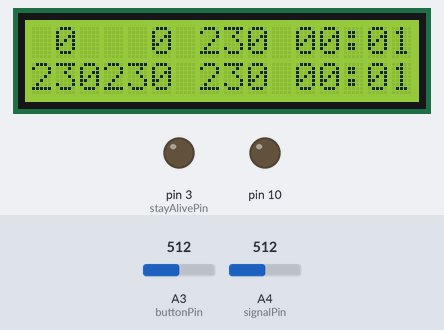
Bench run of a sketch on a simulated Arduino Uno, built with avr-gcc and run on an emulated ATmega328P. On the bench: 16×2 character LCD, output pins drawn as LEDs (lit = HIGH). The inputs (shaded band) are chosen by the test bench; at power-on: A3 (buttonPin) = 512, A4 (signalPin) = 512. Storage starts empty; EEPROM starts erased; what the sketch prints to the serial monitor is not drawn.

Above: at 1.7 s.
1.8 s: A3 (buttonPin) set to 910
At 2.17 s:
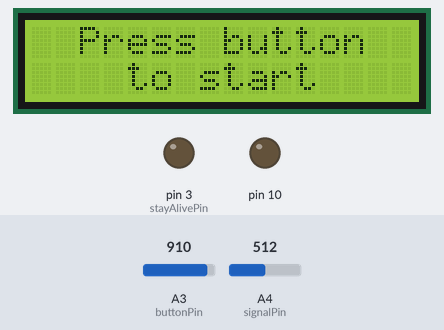
4.8 s: A4 (signalPin) set to 11
At 4.98 s:
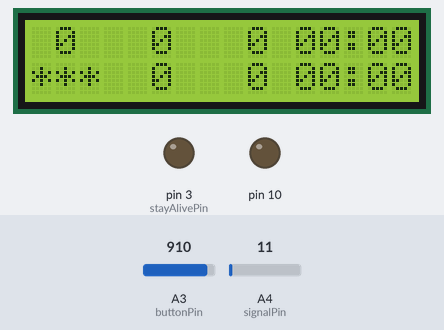
7.8 s: A3 (buttonPin) set to 640
At 9.2 s:
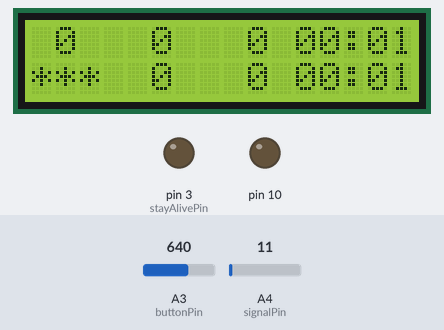
10.8 s: A4 (signalPin) set to 20
12.4 s: A4 (signalPin) set to 25
At 13.9 s:
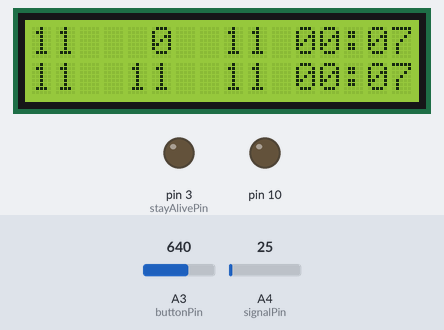
14.1 s: A3 (buttonPin) set to 664
At 14.7 s:
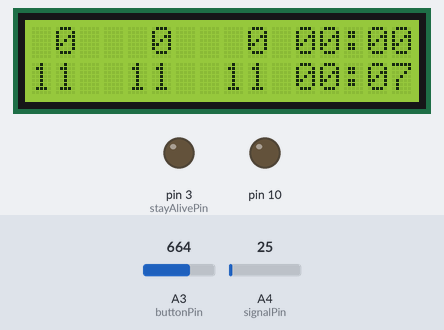
Timing chart, 0 to 61.5 s (numbered marks = the images above; inputs shaded):
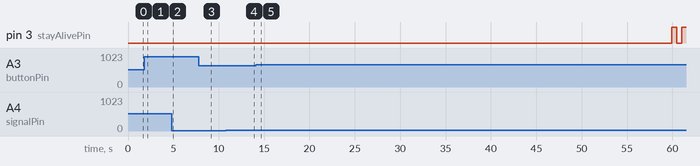

Measured:
- the behaviour switches between 22 and 23 on A4 (signalPin) (found by bisection; images 3 and 4)
- after the input at 4.8 s, the display: changes after 0.10 s (image 2)
- after the input at 12.4 s, the display: first changes after 0.06 s (image 4 shows a later state)
- what the display in image 3 shows lasts 0.8 s, from 8.6 s to 9.4 s

The sketch:

Sound_Meter2.5.ino
```cpp
#include <LiquidCrystal.h>
#include <EEPROM.h>
#include <SD.h>

boolean debug=false;


LiquidCrystal lcd(9, 8, 7, 6, 5, 4);
const byte chipSelect = 10;       //for SD card

const byte buttonPin = 3;         // Analog pin - the number of the pushbutton pin
const byte signalPin = 4;        // Analog pin - the number of the db signal input
//const byte dbPowerPin = 2;       // Analog pin - the number of the pin that sends 5v to db Meter   NOTE: value not used, but pin 7 is used
const byte stayAlivePin = 3;     // Digital pin - the number of the pin to signal fast/slow switch on db meter
int buttonState = 0;             // variable for reading the pushbutton status
int stayAliveCounter = 0;

boolean signalDropped = false;
boolean programStarted = false;    //set to true will start program by default
boolean songStarted = false;
boolean badSD = true;           //Error flag = SD1
boolean cannotOpenFile = false; //Error flag = SD2

byte displayValues[6];         //Song-min, Song-Avg, Song-max, Service-min, Service-Avg, Service-max
int timerValuesSong[3];        //Minutes, seconds, millisecond counter
int timerValuesService[3];     //Minutes, seconds, millisecond counter

const byte index1secLen = 10;
const byte index5secLen = 5;
//const byte indexSongLen = 120;  //10 minutes (1 sample every 5 seconds, 12 samples per minute)

int array5sec[index5secLen];
//int arraySong[indexSongLen];
int summaryDetailsForSong[2];    //count, total
int summaryDetailsForService[2]; //count, total
byte summaryMin[21];
byte summaryMax[21];
byte summaryAvg[21];
byte summaryMinute[21];
byte summarySecond[21];


byte index1sec;
byte index5sec;
byte indexSong;

float total1sec;
float total5sec;
float totalSong;

byte counter5sec;
byte counterSong;

int average;
float voltage = 0;
byte myFileType = 0;
byte mySongCount;
int myServiceCount = 0;

String songFile;
String serviceFile;
File myFile;


String myPrintString[3];

byte myDelay = 73;    //This value should get the clock as close to 100ms as possible, lower values speed up the clock


int freeRam() {
  extern int __heap_start,*__brkval;
  int v;
  return (int)&v - (__brkval == 0 ? (int)&__heap_start : (int) __brkval);
}

void setup()
{
  lcd.begin(16, 2);

  pinMode(10, OUTPUT);
  pinMode(stayAlivePin, OUTPUT);

  //Make Analog Pin A2 output high to send 5v to db meter
  //analogWrite(A2, 255);

  Serial.begin(9600);

  Serial.print(F("Starting SD..."));
  lcd.print(F("Starting SD..."));
  lcd.setCursor(0,1);

  while(badSD) {
    buttonState = analogRead(buttonPin);

    if (buttonState > 650) {
      //exit SD check
      Serial.println(F("SD Check Cancelled"));

      lcd.clear();
      lcd.print(F("SD Check"));
      lcd.setCursor(0,1);
      lcd.print(F("Cancelled"));

      delay(1000);

      badSD=true;
      return;
    }

    if (SD.begin(chipSelect)) {
      Serial.println(F("SD ok"));
      badSD=false;
    }
    else if (debug) {
      Serial.println(F("Running in debug.  Aborting SD check."));
      badSD=false;
    }
    else {
      lcd.setCursor(0,1);
      Serial.println(F("SD check failed"));
      lcd.print(F("SD check failed"));
      delay(250);
      lcd.setCursor(0,1);
      lcd.print(F("                "));
      badSD=true;
    }

  }

  resetValues();              //Show values on screen (all set to 0)

  lcd.clear();

  buttonPress(1);  //start by default


  //for (int i=0;i<20;i++) {
  // summaryMin[i]=10;
  // summaryMax[i]=100;
  // summaryAvg[i]=100;
  // summaryTime[i]=1000;
  //}

}

void loop(void)
{


  printAll();
  if (debug) {
    lcd.setCursor(2,0);
    lcd.print(F("D"));
  }


  delay(myDelay);


  switch(stayAliveCounter) {
  case 0:
    digitalWrite(stayAlivePin, LOW);   //Set stay alive pin is set to low

    break;
  case 250:
    digitalWrite(stayAlivePin, HIGH);   //Set stay alive pin is set to high to keep it alive
    break;

  case 252:
    digitalWrite(stayAlivePin, LOW);   //Set stay alive pin is set to low
    break;

  case 254:
    digitalWrite(stayAlivePin, HIGH);   //Set stay alive pin is set to high to keep it alive
    break;

  case 256:
    stayAliveCounter=-1;      //reset counter
    break;
  }
  stayAliveCounter++;


  if (!debug) {
    buttonState = analogRead(buttonPin);
  }
  else if (debug && timerValuesSong[1]==15) {
    buttonState=700;
  }
  else if (debug) {
    buttonState = 0;
  }

  if (buttonState > 900) {
    //right button
    buttonPress(1);
  }
  else if (buttonState > 650) {
    //left button
    buttonPress(2);
  }

  if (programStarted==false) {
    return;
  }


  //update timers for service
  timerValuesService[2] += myDelay;
  if (timerValuesService[2] >= (myDelay*index1secLen)) {
    timerValuesService[2] = 0;
    timerValuesService[1]++;
  }
  if (timerValuesService[1] > 59) {
    timerValuesService[1] = 0;
    timerValuesService[0]++;
  }

  //Check if song has started
  if (songStarted == true) {
    //update timers for song and proceed
    timerValuesSong[2] += myDelay;
    if (timerValuesSong[2] >= (myDelay*index1secLen)) {
      timerValuesSong[2] = 0;
      timerValuesSong[1]++;
    }
    if (timerValuesSong[1] > 59) {
      timerValuesSong[1] = 0;
      timerValuesSong[0]++;
    }
  }
  else {
    if(debug) {
      buttonPress(2);
    }   //Auto-start the next song
  }


  if (debug) {
    voltage+=0.06;
  }
  else {
    voltage = analogRead(signalPin);
    //printValue(4, (String)voltage);          //uncomment for calibration
    //voltage *= 0.4285608183;                 //USB from PC
    //voltage /= 2.848;                        //7v-12v using VIN
    voltage /= 2.223;                          //USB from wall-wart  5.1v 0.7A
    //printValue(4, (String)((int)(voltage + 0.5)));          //uncomment for calibration
  }


  //Check if signal dropped
  if (voltage < 10 && !debug) {
    signalDropped = true;
    return;                    //don't do anything after this if the signal is dropped
  }
  else {
    signalDropped = false;
  }


  //Store value to array1sec
  total1sec += voltage;
  index1sec++;

  if (index1sec >= index1secLen) {
    //second has been populated, get average
    average = total1sec / index1secLen;

    //reset 1sec
    index1sec = 0;
    total1sec = 0;

    displayValues[3] = average;                     //add 1sec value to displayValues array

    //write 1sec to array5sec
    total5sec -= array5sec[index5sec];              //remove this index value from total (this is needed for overwriting current value in array)
    array5sec[index5sec] = average;

    total5sec += array5sec[index5sec];

    if (songStarted == true) {
      //Print 1 second value to song file
      myPrintString[0] = (String)numToTwo(timerValuesService[0]) + ":" + (String)numToTwo(timerValuesService[1]);
      myPrintString[1] = (String)numToTwo(timerValuesSong[0]) + ":" + (String)numToTwo(timerValuesSong[1]);
      myPrintString[2] = (String)array5sec[index5sec];

      printToFile(songFile, myPrintString[0] + "," + myPrintString[1] + ","+myPrintString[2]);


      //Check if myMax or myMin need to be updated for Song, based off array1sec value
      if (displayValues[3] > displayValues[2]) {
        displayValues[2] = displayValues[3];
      }
      if (displayValues[3] < displayValues[0]) {
        displayValues[0] = displayValues[3];
      }
      //Update min and max
      summaryMin[mySongCount]=displayValues[0];
      summaryMax[mySongCount]=displayValues[2];

      //Check if myMax or myMin need to be updated for Service, based off array1sec value
      if (displayValues[3]>summaryMax[0]) {
        summaryMax[0] = displayValues[3];
      }
      if (displayValues[3] < summaryMin[0]) {
        summaryMin[0] = displayValues[3];
      }


      //add to song summary array
      summaryDetailsForSong[0]++;                     //update counter
      summaryDetailsForSong[1] += displayValues[4];            //add to total
      //add to total summary array
      summaryDetailsForService[0]++;                  //update counter
      summaryDetailsForService[1] += displayValues[4];         //add to total


      //Calculate averages for Service
      summaryAvg[0]=summaryDetailsForService[1] / summaryDetailsForService[0];
      summaryMinute[0]=timerValuesService[0];
      summarySecond[0]=timerValuesService[1];

      //Calculate averages for Song
      summaryAvg[mySongCount]=summaryDetailsForSong[1] / summaryDetailsForSong[0];
      summaryMinute[mySongCount]=timerValuesSong[0];
      summarySecond[mySongCount]=timerValuesSong[1];


      printToFile(serviceFile, "");

    }

    //calculate array5sec average
    displayValues[4] = total5sec / counter5sec;
    if (counter5sec < index5secLen) {
      counter5sec++;
    }

    //Increase count or start over
    index5sec++;

    //Check if array should start over and write to arraySong
    if (index5sec >= index5secLen) {


      index5sec = 0;

      //Start over if greater than the limit
      //      if (indexSong >= indexSongLen) {
      //        indexSong = 0;
      //      }

      //5second has been fully populated, use average that was calculated above
//      //add to song summary array
//      summaryDetailsForSong[0]++;                     //update counter
//      summaryDetailsForSong[1] += displayValues[4];            //add to total
//      //add to total summary array
//      summaryDetailsForService[0]++;                  //update counter
//      summaryDetailsForService[1] += displayValues[4];         //add to total
//
//
//      //Calculate averages for Service
//      summaryAvg[0]=summaryDetailsForService[1] / summaryDetailsForService[0];
//      summaryMinute[0]=timerValuesService[0];
//      summarySecond[0]=timerValuesService[1];
//
//      //Calculate averages for Song
//      summaryAvg[mySongCount]=summaryDetailsForSong[1] / summaryDetailsForSong[0];
//      summaryMinute[mySongCount]=timerValuesSong[0];
//      summarySecond[mySongCount]=timerValuesSong[1];

      displayValues[1]  = summaryAvg[mySongCount];

      //      totalSong -= arraySong[indexSong];              //remove this index value from total (this is needed for overwriting current value in array)
      //
      //      //arraySong[indexSong] = average;                  //This is the average calculated in array5sec if statement
      //      totalSong += arraySong[indexSong];
      //
      //      //calculate arraySong average
      //      if (songStarted == true) {
      //        displayValues[1] = totalSong / counterSong;
      //      }
      //      if (counterSong < indexSongLen) {
      //        counterSong++;
      //      }
      //      //Increase count
      //      indexSong++;

    }
  }
}

void printAll() {

  if (!programStarted) {
    lcd.clear();
    lcd.print(F("  Press button  "));
    lcd.setCursor(0,1);
    lcd.print(F("    to start    "));
    return;
  }


  //Check for errors
  if (signalDropped) {
    printValue(4, "***");
  }
  else if (badSD) {
    printValue(4, "SD1");
  }
  else if (cannotOpenFile) {
    printValue(4, "SD2");
  }
  else {
    printValue(4, "   ");       //Comment this during calibration
    printValue(4, (String)((int)(voltage + 0.5)));          //uncomment for calibration
  }

  //if min is over 100, just display 2 digits
  if (displayValues[0]>=100) {
    printValue(0," 0");
  }
  else {
    printValue(0,numToTwo(displayValues[0]));
  }

  printValue(1,numToThree(displayValues[1]));
  printValue(2,numToThree(displayValues[2]));
  printValue(3,numToTwo(timerValuesSong[0]) + ":" + numToTwo(timerValuesSong[1]));
  printValue(5,numToThree(displayValues[3]));
  printValue(6,numToThree(displayValues[4]));
  printValue(7,numToTwo(timerValuesService[0]) + ":" + numToTwo(timerValuesService[1]));
}

void printValue(int myPosition, String myValue) {

  switch (myPosition) {
  case 0:
    lcd.setCursor(0, 0);
    lcd.print(myValue);
    break;
  case 1:
    lcd.setCursor(3, 0);
    lcd.print(myValue);
    break;
  case 2:
    lcd.setCursor(7, 0);
    lcd.print(myValue);
    break;
  case 3:
    lcd.setCursor(11, 0);
    lcd.print(myValue);
    break;
  case 4:
    lcd.setCursor(0, 1);
    lcd.print(myValue);
    break;
  case 5:
    lcd.setCursor(3, 1);
    lcd.print(myValue);
    break;
  case 6:
    lcd.setCursor(7, 1);
    lcd.print(myValue);
    break;
  case 7:
    lcd.setCursor(11, 1);
    lcd.print(myValue);
    break;
  case 20:
    //Clear entire screen and display value
    lcd.clear();
    lcd.setCursor(0, 0);
    lcd.print(myValue);

    break;
  }


}

String numToThree(int myNumber) {
  String myString = "   ";

  if (myNumber < 10) {
    myString = "  " + (String)myNumber + " ";
  }
  else if (myNumber < 100) {
    myString = " " + (String)myNumber + " ";
  }
  else {
    myString = "" + (String)myNumber + " ";
  }

  return myString;
}

String minuteToThree(int myNumber) {
  String myString = "   ";

  if (myNumber < 10) {
    myString = "  " + (String)myNumber;
  }
  else if (myNumber < 100) {
    myString = " " + (String)myNumber;
  }
  else {
    myString = "" + (String)myNumber;
  }

  return myString;
}

String seqNumFormat(int myNumber) {
  String myString = "   ";

  if (myNumber < 10) {
    myString = "00" + (String)myNumber;
  }
  else if (myNumber < 100) {
    myString = "0" + (String)myNumber;
  }
  else {
    myString = (String)myNumber;
  }

  return myString;
}

String numToTwo(int myNumber) {
  String myString = "  ";
  if (myNumber>100) {
    myNumber -= 100;
  }

  if (myNumber < 10) {
    myString = "0" + (String)myNumber;
  }
  else {
    myString = (String)myNumber;
  }

  return myString;
}


void buttonPress(int myButton) {

  if (!programStarted) {
    myButton=1;
  }

  delay(100);
  lcd.clear();
  delay(100);

  switch (myButton) {
  case 1:            //Right button

    //initialize file
    if (!programStarted) {
      //start the program
      programStarted=true;

      //create a new Service file
      newServiceFile();

      //restart song values
      buttonPress(2);
    }
    else {
      //Check if song file is still running
      //if (songStarted==true) {
      //  buttonPress(2);
      //}

      //end the program
      programStarted=false;

      //reset values for song and service
      resetValues();
      printAll();
    }
    break;
  case 2:            //Left button

    //create a new Song file if the program is started
    if (myServiceCount>0 && programStarted==true) {
      if (songStarted==false) {
        //start a new song
        newSongFile();
        songStarted=true;
      }
      else if (displayValues[0] != 200) {
        //stop the current song
        resetValues();
        songStarted=false;
        buttonPress(2);    //Auto-start next song
      }
      else {
        //buttonPress(2);  //Auto-start next song
        return;
      }
    }

    break;
  }
}

void newServiceFile() {
  //read eeprom to get last sequence number
  myServiceCount = EEPROM.read(0)+1;
  if (myServiceCount==512) {
    EEPROM.write(0, 1);
  }
  else {
    EEPROM.write(0, myServiceCount);
  }
  mySongCount = 0;
  serviceFile = seqNumFormat(myServiceCount) + "_SUM";


}

void newSongFile() {
  mySongCount++;
  Serial.println();
  myPrintString[0] = "";
  myPrintString[1] = "";
  myPrintString[2] = "";
  songFile = seqNumFormat(myServiceCount) + "_" + seqNumFormat(mySongCount);
  printToFile(songFile, "");

}

void resetValues() {

  if (!programStarted) {
    //set all values to 0
    displayValues[3]=0;
    displayValues[4]=0;
    mySongCount=0;

    //Reset values for service timer
    for (int i=0;i<2;i++) {
      timerValuesService[i]=0;
    }
    for (int i=0;i<2;i++) {
      summaryDetailsForService[i]=0;
    }

    //reset values for summary file
    for (int i=0; i<21; i++) {
      summaryMin[i]=200;
      summaryMax[i]=0;
      summaryAvg[i]=0;
      summaryMinute[i]=0;
      summarySecond[i]=0;
    }

  }
  //Reset values for song
  for (int i=0;i<2;i++) {
    timerValuesSong[i]=0;
  }
  for (int i=0;i<index5secLen;i++) {
    array5sec[i]=0;
  }
  //  for (int i=0;i<indexSongLen;i++) {
  //    arraySong[i]=0;
  //  }

  for (int i=0;i<2;i++) {
    summaryDetailsForSong[i]=0;
  }

  index1sec = 0;
  index5sec = 0;
  indexSong = 0;
  total1sec = 0;
  total5sec = 0;
  totalSong = 0;
  counter5sec = 1;
  counterSong = 1;
  average=0;
  displayValues[0]=200;
  displayValues[1]=0;
  displayValues[2]=0;
}


void printToFile(String fileName, String myString) {

  //check for badSD card
  if(badSD) {
    Serial.println(F("Bad SD.  Abort writing to file."));
    return;
  }


  fileName.trim();
  fileName.concat(".TXT");

  // prepare the character array
  char fileNameType[fileName.length()];
  fileName.toCharArray(fileNameType, fileName.length()+1);

  if (fileName==serviceFile+".TXT") {
    SD.remove(fileNameType);
  }

  myFile = SD.open(fileNameType, FILE_WRITE);

  if (myFile) {
    if (fileName!=serviceFile+".TXT" && myString=="") {
      if (!debug) {
        Serial.print(F("Free SRAM = "));
        Serial.print(freeRam());
      };

      Serial.print(F("    File: "));
      Serial.print(fileNameType);
      Serial.println(F("    Value: Service Time,Song Time,dB Value"));
    }
    else if (fileName!=serviceFile+".TXT"){
      if (!debug) {
        Serial.print(F("Free SRAM = "));
        Serial.print(freeRam());
      };

      Serial.print(F("    File: "));
      Serial.print(fileNameType);
      Serial.print(F("    Value: "));
      Serial.println(myString);
    }

    if (fileName!=serviceFile+".TXT") {

      if (myFile.size()==0) {
        myFile.println(F("Service Time,Song Time,dB Value"));
      }
      if (myString!="") {
        myFile.println(myString);
      }

      cannotOpenFile=false;
    }
    else {
      myFile.println(F("------------------------------------------------------------------"));
      myFile.print(F("---------------------------SERVICE #"));
      myFile.print(seqNumFormat(myServiceCount));
      myFile.println(F("---------------------------"));
      myFile.println(F("------------------------------------------------------------------"));


      for (byte i=1;i<mySongCount+1;i++) {
        myFile.print(F("Song #"));
        myFile.print(seqNumFormat(i));
        myFile.print(F(" -     Min:"));
        myFile.print(numToThree(summaryMin[i]));
        myFile.print(F("     Avg:"));
        myFile.print(numToThree(summaryAvg[i]));
        myFile.print(F("     Max:"));
        myFile.print(numToThree(summaryMax[i]));
        myFile.print(F("     Time: "));
        myFile.print(numToTwo(summaryMinute[i]));
        myFile.print(F(":"));
        myFile.println(numToTwo(summarySecond[i]));
      }
      myFile.println(F("=================================================================="));
      myFile.print(F("Summary   -     Min:"));
      myFile.print(numToThree(summaryMin[0]));
      myFile.print(F("     Avg:"));
      myFile.print(numToThree(summaryAvg[0]));
      myFile.print(F("     Max:"));
      myFile.print(numToThree(summaryMax[0]));
      myFile.print(F("     Time:"));
      myFile.print(minuteToThree(summaryMinute[0]));
      myFile.print(F(":"));
      myFile.println(numToTwo(summarySecond[0]));
    }


  }
  else {
    Serial.print(F(" !error opening "));
    Serial.println(fileNameType);

    cannotOpenFile=true;
  }

  myFile.close();


}
```
